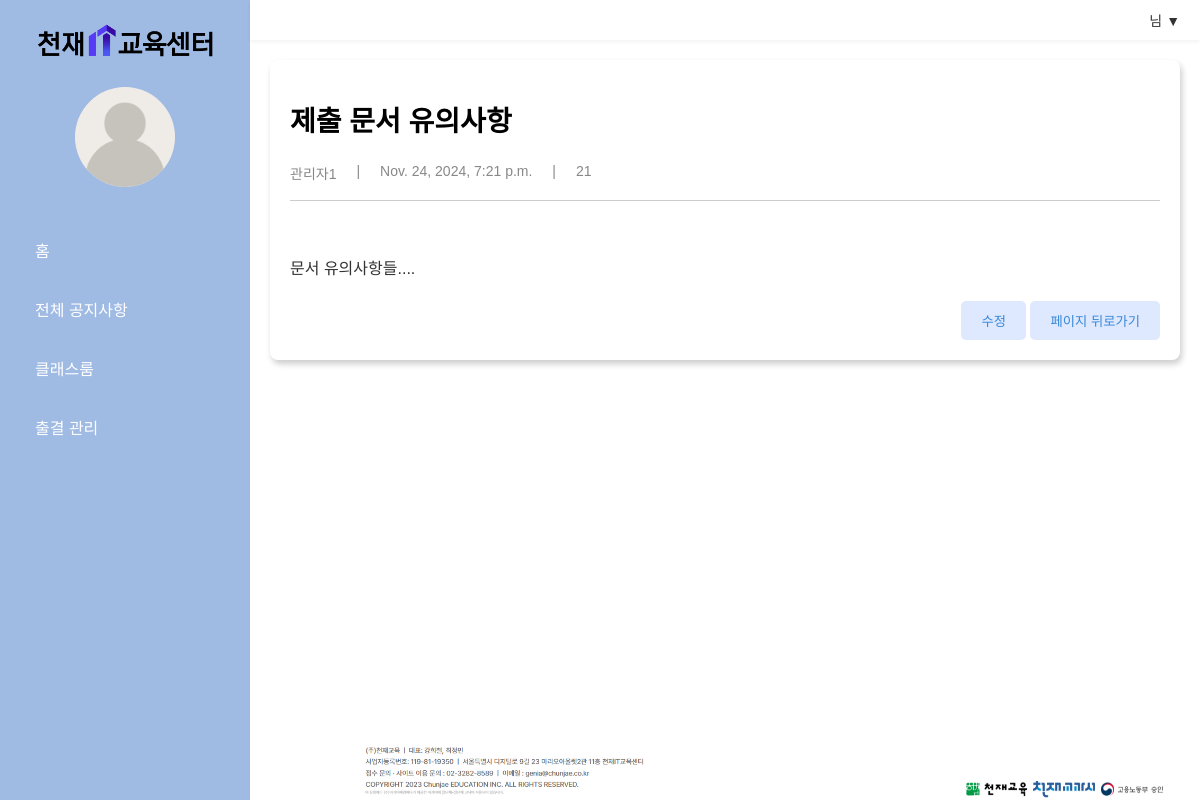
The page /attendance/notice_content/1 on the database its author committed.
### managementapp/models.py (models this page shows)
class AttendanceNotice(models.Model):
    title = models.TextField(max_length=300)
    writer = models.CharField(max_length=200)
    content = models.TextField()
    rdate = models.DateTimeField()
    udate = models.DateTimeField()
    view_count = models.IntegerField()

### managementapp/views.py (the view)
# urls.py: path('attendance/notice_content/<int:id>',views.att_notice_content, name='att_notice_content'),
def att_notice_content(request, id):
    template = loader.get_template('attendance/att_notice_content.html')
    notice = AttendanceNotice.objects.get(id=id)
    notice.view_count += 1
    notice.save()
    context = {
        'notice': notice
    }
    return HttpResponse(template.render(context, request))

### managementapp/templates/attendance/att_notice_content.html
{% extends "base.html" %}
{%load static%}
{% block content %}
<link rel="stylesheet" href="{% static 'css/content.css' %}">
<div class="notice-detail-container">
  <h1 class="notice-title">{{notice.title}}</h1>
  <div class="notice-info">
    <p>{{notice.writer}}</p>
    <p>|</p>
    <p>{{notice.rdate}}</p>
    <p>|</p>
    <p>{{notice.view_count}}</p>
  </div>
  <br/><br/>
  <div class="notice-content">{{notice.content}}</div>
  <div class="button-container">
    <button class="buttons" onclick="location.href='../notice/update/{{notice.id}}'">수정</button>
    <button class="buttons" onclick="location.href='../'">페이지 뒤로가기</button>
  </div>
</div>
{% endblock %}

### managementapp/static/css/base.css (style rules this page uses)
body { margin: 0; font-family: Arial, sans-serif; background-color: #fff; }

### managementapp/static/css/content.css (style rules this page uses)
.notice-detail-container { padding: 20px; background-color: #fff; border-radius: 8px; box-shadow: 2px 4px 6px rgba(0.1, 0, 0, 0.2); }
.notice-title { font-size: 28px; font-weight: bold; margin-bottom: 10px; }
.notice-info { display: flex; justify-content: flex; gap: 20px; margin-bottom: 20px; border-bottom: 1px solid #ccc; padding-bottom: 3px; }
.notice-info p { color: #888; font-size: 14px; }
.notice-content { font-size: 16px; line-height: 1.5; color: #333; }
.button-container { margin-top: 20px; text-align: right; justify-content: flex-end; }
.buttons { display: inline-block; background-color: #DEE8FF; color: #3788D8; padding: 10px 20px; border: none; border-radius: 5px; cursor: pointer; }

### rows shown on the page
AttendanceNotice: title "제출 문서 유의사항", writer "관리자1", rdate "Nov. 24, 2024, 7:21 p.m.", view_count "21", content "문서 유의사항들...."
